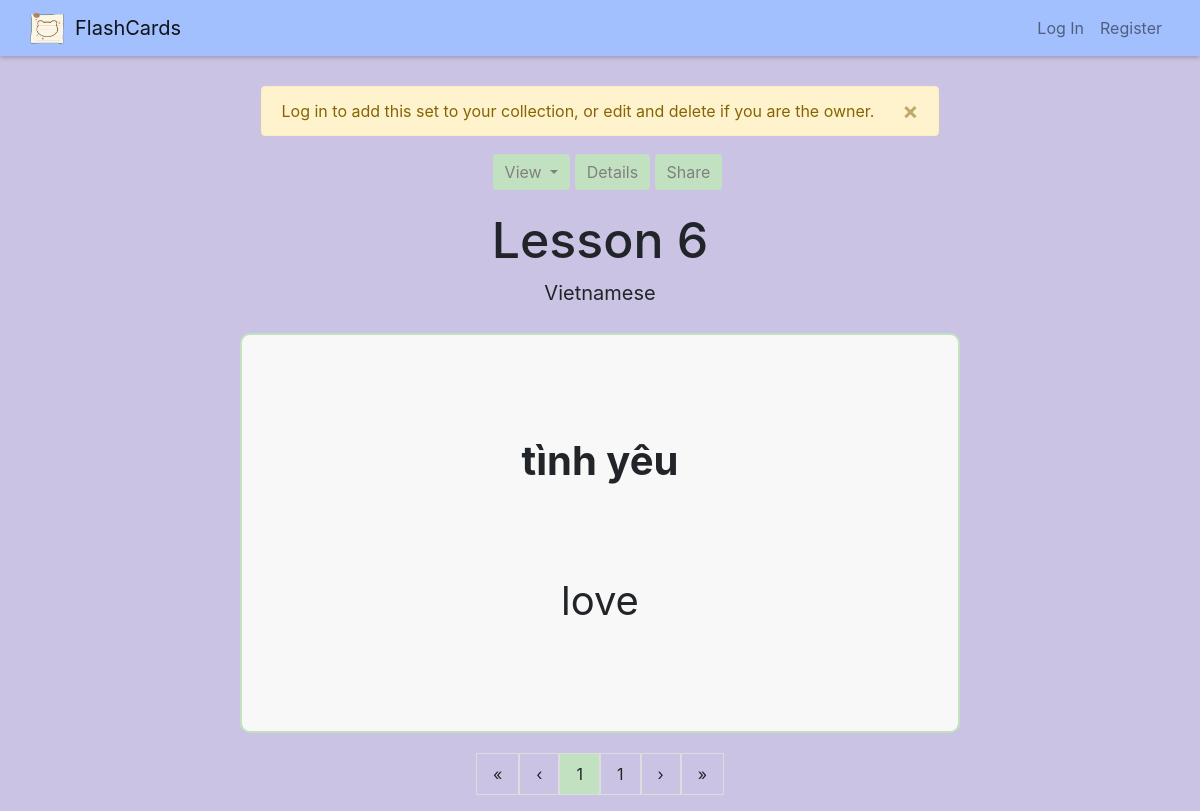
The app's page /view-set/6, older data.
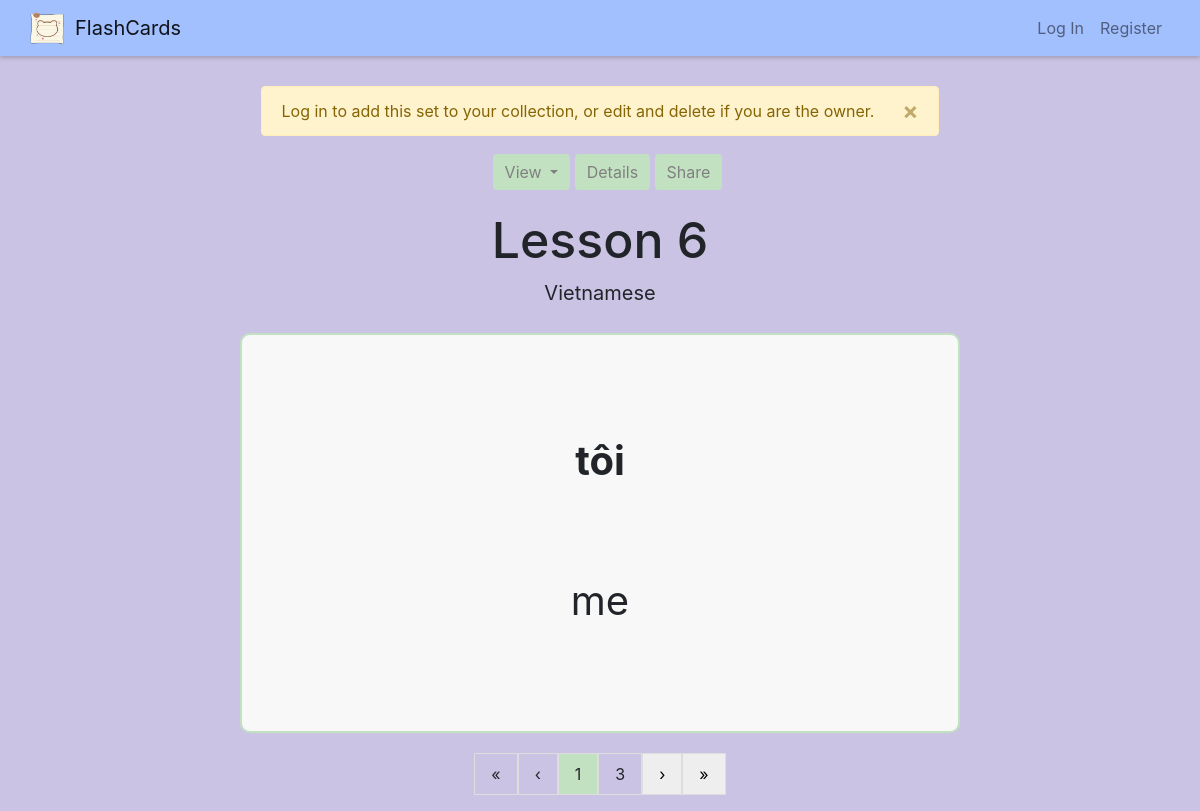
The same page, newer data.
### flashcards/models.py (models this page shows)
class Card(models.Model):
    set = models.ForeignKey("Set", on_delete=models.CASCADE, related_name="cards")
    term = models.CharField(max_length=255)
    definition = models.TextField()

### flashcards/views.py (the view, shortened to what this page needs)
# urls.py: path("view-set/<int:set_id>", views.set, name="view-set"),
def set(request, set_id):
    user = None
    message = None
    if request.user.is_authenticated:
        user = request.user
    else:
        message = "Log in to add this set to your collection, or edit and delete if you are the owner."
    try:
        set = Set.objects.get(pk=set_id)
        cards = set.cards.all()
        paginator = Paginator(cards, 1)
        page_number = request.GET.get("page")
        page_obj = paginator.get_page(page_number)
        user_is_not_owner = set.owner != user
        user_has_not_added = len(Add.objects.filter(user=user, set=set)) == 0
    except Set.DoesNotExist:
        return HttpResponseRedirect(reverse('error', args=(404,)))
    return render(request, "flashcards/set.html", {
            "set": set,
            "user_is_not_owner": user_is_not_owner,
            "user_has_not_added": user_has_not_added,
            "message": message,
            "page_obj": page_obj
        })

### flashcards/templates/flashcards/set.html (shortened to what this page needs)
{% extends "flashcards/layout.html" %}
{% load static %}
{% block body %}
    {% if message %}
    <div class="container">
        <div class="alert alert-warning alert-dismissible">
            <a href="#" class="close" data-dismiss="alert" aria-label="close">&times;</a>
            {{ message }}
        </div>
    <div class="container">
    {% endif %}
    <div class="container center">
        <div class="actions-bar">
            <button class="btn btn-info dropdown-toggle" type="button" id="view-mode-btn" data-toggle="dropdown" aria-haspopup="true" aria-expanded="false">
                View
            </button>
            <button class="btn btn-info popup" onclick="showDetails()">Details
            </button>
            <button onclick="share()" class="btn btn-info popup">Share
            </button>
        </div>
        <div class="set-banner">
            <h3>{{ set.name }}</h3>
            <div>{{ set.description }}</div>
        </div>
        <div class="existing-cards-div" id="one-card-view">
            {% if page_obj %}
                {% for card in page_obj %}
                <div class="existing-onecard-div" id="{{ card.pk }}">
                    <div class="onecard-item onecard-title">{{ card.term }}</div>
                    <div class="onecard-item">{{ card.definition }}</div>
                </div>
                {% endfor %}
            {% else %}
                <div class="empty-field">No cards yet.</div>
            {% endif %}
            {% if page_obj %}
                <div class="pagination">
                    {% if page_obj.has_previous %}
                        <a href="?page=1">&laquo;</a>
                        <a href="?page={{ page_obj.previous_page_number }}">&lsaquo;</a>
                    {% else %}
                        <a class="inactive">&laquo;</a>
                        <a class="inactive">&lsaquo;</a>
                    {% endif %}
                        <a class="active">{{ page_obj.number }}</a>
                        <a class="inactive">{{ page_obj.paginator.num_pages }}</a>
                    {% if page_obj.has_next %}
                        <a href="?page={{ page_obj.next_page_number }}">&rsaquo;</a>
                        <a href="?page={{ page_obj.paginator.num_pages }}">&raquo;</a>
                    {% else %}
                        <a class="inactive">&rsaquo;</a>
                        <a class="inactive">&raquo;</a>
                    {% endif %}
                </div>
            {% endif %}
        </div>
    </div>
{% endblock %}

Row changes from the older to the newer data that the page shows:
changed Card: term "tình yêu" → "tôi"; definition "love" → "me"
Text that changed along with them:
{{ page_obj.paginator.num_pages }}: "1" → "3"
